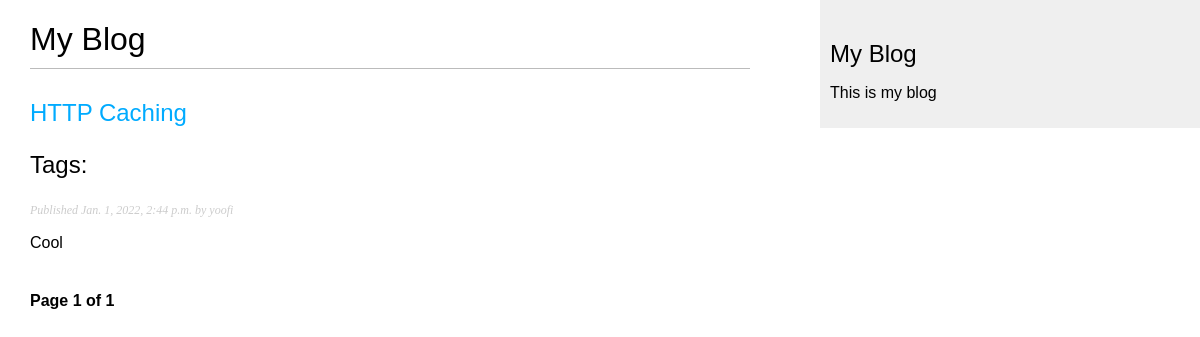
The page /blog/ on the database as committed earlier.
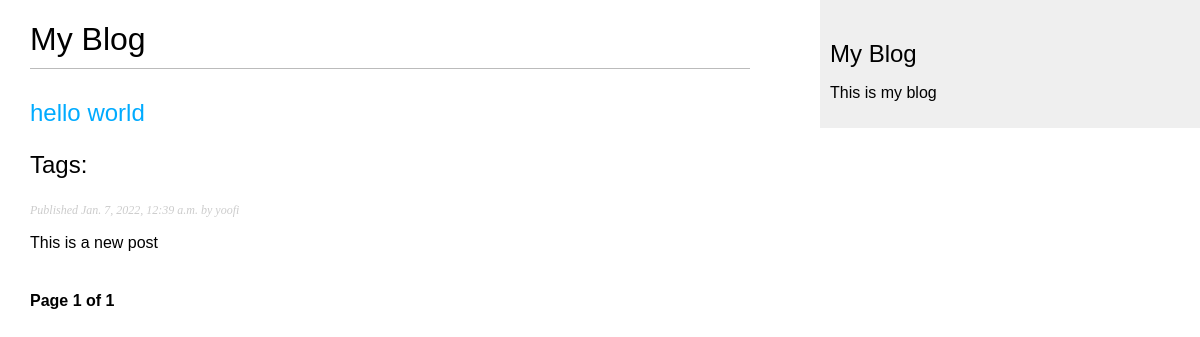
The same page on the database as committed later.
### blog/models.py (models this page shows, shortened)
class Post(models.Model):
    STATUS_CHOICES = (('draft', 'DRAFT'), ('published', 'Published'))
    title = models.CharField(max_length=250)
    slug = models.SlugField(max_length=250, unique_for_date='publish')
    author = models.ForeignKey(
        User, on_delete=models.CASCADE, related_name='blog_posts')
    body = models.TextField()
    publish = models.DateTimeField(default=timezone.now)
    created = models.DateTimeField(auto_now_add=True)
    updated = models.DateTimeField(auto_now=True)
    status = models.CharField(
        max_length=10, choices=STATUS_CHOICES, default='draft')
    objects = models.Manager()
    published = PublishedManager()
    class Meta:
        ordering = ['-publish']
    def get_absolute_url(self):
        return reverse('blog:show', args=[
            self.publish.year,
            self.publish.month,
            self.publish.day,
            self.slug])

### blog/views.py (the view)
# urls.py: path('', views.index, name='index'),
def index(request, tag_slug=None):
    posts = Post.published.all()
    tag = None
    if tag_slug:
        tag = get_object_or_404(Tag, slug=tag_slug)
        posts = posts.filter(tags__in=tag)
    paginator = Paginator(posts, 3)
    page = request.GET.get('page')
    try:
        posts = paginator.page(page)
    except PageNotAnInteger:
        posts = paginator.page(1)
    except EmptyPage:
        posts = paginator.page(paginator.num_pages)
    return render(request, 'blog/posts/index.html', {'posts': posts, 'page': page, 'tag': tag})

### blog/models.py (called while the page is built)
    def get_queryset(self):
        return super(PublishedManager, self).get_queryset().filter(status='published')

### blog/templates/blog/posts/index.html (shortened to what this page needs)
{% extends "blog/base.html" %}
{% block content %}
<h1>My Blog</h1>
{%for post in posts %}
<h2>
    <a href="{{ post.get_absolute_url}}">
        {{ post.title }}
    </a>
    <p class="tag">Tags:
    </p>
</h2>
<p class="date">
    Published {{ post.publish }} by {{post.author}}
</p>
{{post.body|truncatewords:30|linebreaks}}
{% endfor %}
{% include "pagination.html" with page=posts%}
{% endblock %}

### blog/templates/blog/base.html (shortened to what this page needs)
{% load static %}
<!DOCTYPE html>
<html>
    <head>
        <link href="{% static 'css/blog.css' %}" rel="stylesheet">
    </head>
    <body>
        <div id="content">
            {% block content %}
            {% endblock %}
        </div>
        <div id="sidebar">
            <h2>My Blog</h2>
            <p>This is my blog</p>
        </div>
    </body>
</html>

### blog/templates/pagination.html (shortened to what this page needs)
<div class="pagination">
    <span class="step-links">
        <span class="current">
            Page {{page.number}} of {{page.paginator.num_pages}}
        </span>
    </span>
</div>

### blog/static/css/blog.css (style rules this page uses)
body { margin: 0; padding: 0; font-family: helvetica, sans-serif; }
a { color: #00abff; text-decoration: none; }
h1 { font-weight: normal; border-bottom: 1px solid #bbb; padding: 0 0 10px 0; }
h2 { font-weight: normal; margin: 30px 0 0; }
#content { float: left; width: 60%; padding: 0 0 0 30px; }
#sidebar { float: right; width: 30%; padding: 10px; background: #efefef; height: 100%; }
p.date { color: #ccc; font-family: georgia, serif; font-size: 12px; font-style: italic; }
.pagination { margin: 40px 0; font-weight: bold; }

Rows that differ between the two databases and show on the page:
removed Post: title "HTTP Caching", publish "Jan. 1, 2022, 2:44 p.m.", author "yoofi", body "Cool"
added Post: title "hello world", publish "Jan. 7, 2022, 12:39 a.m.", author "yoofi", body "This is a new post"
